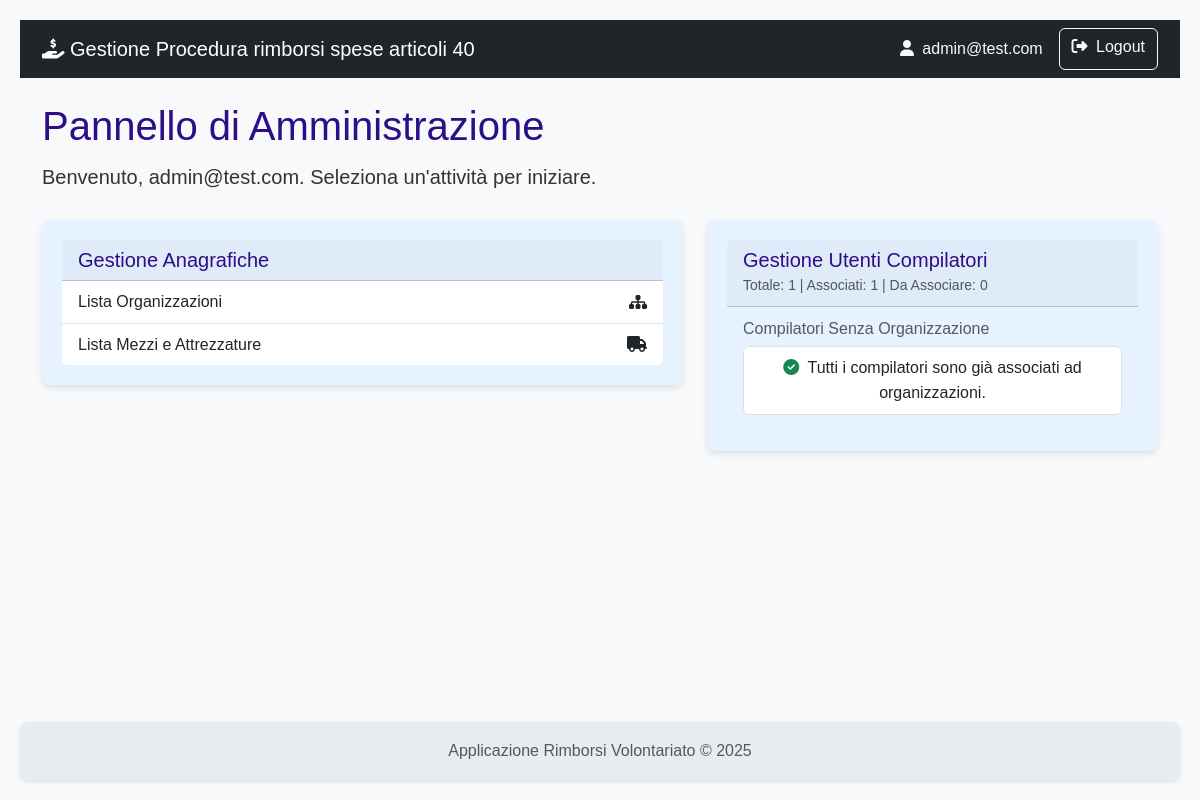
The page /dashboard (signed in) on the database as committed earlier.
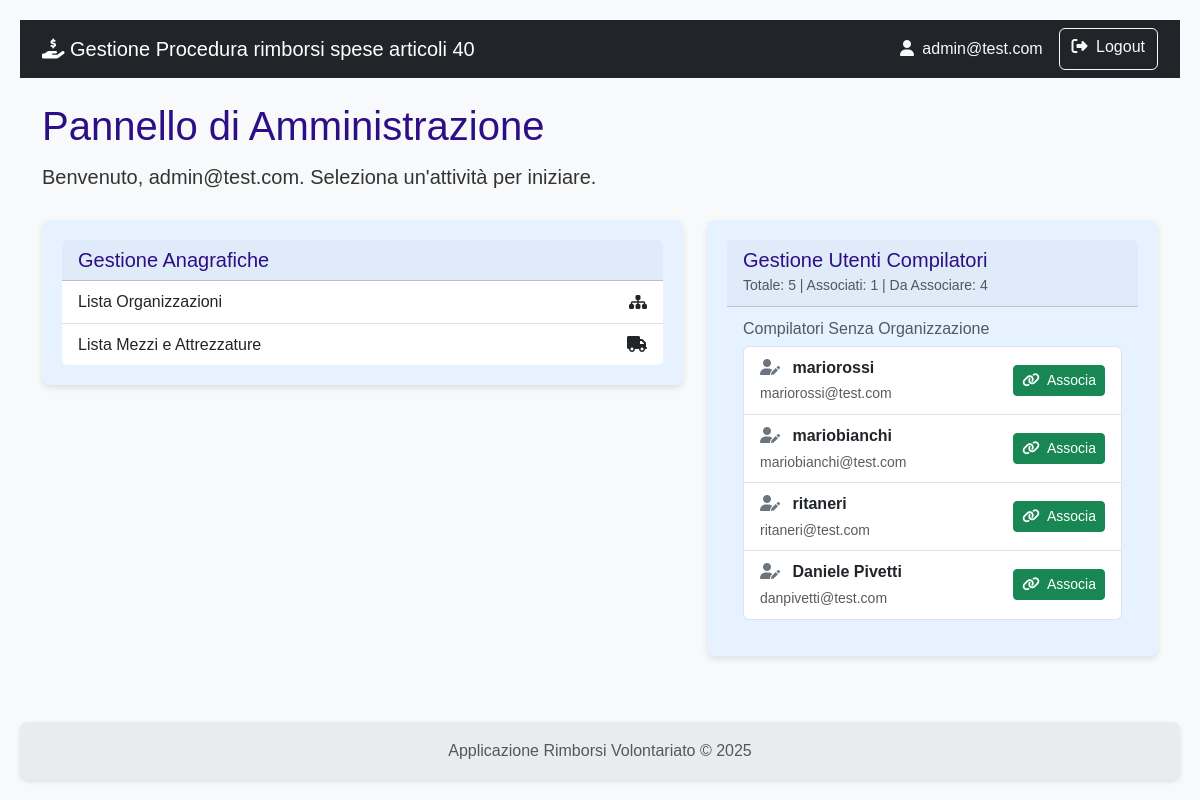
The same page on the database as committed later.
### rimborsi/models.py (models this page shows)
class User(db.Model, UserMixin):
    id = db.Column(db.Integer, primary_key=True)
    username = db.Column(db.String(80), nullable=False)
    email = db.Column(db.String(120), nullable=False)
    password_hash = db.Column(db.String(120), nullable=False)
    role = db.Column(db.String(20), nullable=False)
    organizzazioni = db.relationship('Organizzazione', secondary=associazione_utente_organizzazione, back_populates='utenti_compilatori')
    __table_args__ = (
        db.UniqueConstraint('username', name='uq_user_username'),
        db.UniqueConstraint('email', name='uq_user_email'),
    )

### rimborsi/main/routes.py (the view, shortened to what this page needs)
@main.route('/dashboard')
@login_required # Solo gli utenti loggati possono vedere la dashboard
def dashboard():
    template_data = {}
    if current_user.role == 'istruttore':
        richieste_da_istruire = Richiesta.query.filter_by(stato='B').all()
        richieste_istruite = Richiesta.query.filter_by(stato='C').all()
        template_data['richieste_da_istruire'] = richieste_da_istruire
        template_data['richieste_istruite'] = richieste_istruite
        template_data['conteggio_da_istruire'] = len(richieste_da_istruire)
        template_data['conteggio_istruite'] = len(richieste_istruite)
    elif current_user.role == 'amministratore':
        utenti_da_associare = User.query.filter(
            User.role == 'compilatore',
            ~User.organizzazioni.any()
        ).all()
        totale_compilatori = User.query.filter(User.role == 'compilatore').count()
        compilatori_associati = User.query.filter(
            User.role == 'compilatore',
            User.organizzazioni.any()
        ).count()
        template_data['utenti_da_associare'] = utenti_da_associare
        template_data['totale_compilatori'] = totale_compilatori
        template_data['compilatori_associati'] = compilatori_associati
    return render_template('main/dashboard.html', **template_data)

### rimborsi/templates/main/dashboard.html (shortened to what this page needs)
{% extends 'base.html' %}
{% block content %}
    <h1 class="mb-2">
        {% if current_user.role == 'istruttore' %}
            Pannello di Controllo Istruttore
        {% elif current_user.role == 'compilatore' %}
            Dashboard Compilatore
        {% elif current_user.role == 'amministratore' %}
            Pannello di Amministrazione
        {% else %}
            Area di Gestione
        {% endif %}
    </h1>
    <div class="d-flex justify-content-between align-items-center mb-4">
        <p class="lead mb-0">
            Benvenuto, {{ current_user.email }}. Seleziona un'attività per iniziare.
        </p>
    </div>
    {% if current_user.role == 'istruttore' %}
    <div class="row row-cols-1 row-cols-md-3 g-4 mb-4">
        <div class="col">
            <div class="card text-white bg-primary shadow-sm h-100">
                <div class="card-body">
                    <h5 class="card-title">Da Istruire</h5>
                    <p class="card-text fs-2 fw-bold">{{ conteggio_da_istruire }}</p>
                </div>
            </div>
        </div>
        <div class="col">
            <div class="card text-white bg-success shadow-sm h-100">
                <div class="card-body">
                    <h5 class="card-title">Istruite</h5>
                    <p class="card-text fs-2 fw-bold">{{ conteggio_istruite }}</p>
                </div>
            </div>
        </div>
        <div class="col">
            <div class="card shadow-sm h-100">
                <div class="card-body d-flex flex-column justify-content-center">
                     <a href="{{ url_for('istruttoria.gestione_eventi') }}" class="btn btn-outline-secondary">
                        <i class="fas fa-calendar-alt me-1"></i> Gestisci Eventi
                    </a>
                </div>
            </div>
        </div>
    </div>
    <div class="card shadow-sm">
        <div class="card-header">
            <ul class="nav nav-tabs card-header-tabs">
                <li class="nav-item">
                    <a class="nav-link active" data-bs-toggle="tab" href="#tab-da-istruire">
                        Da Istruire <span class="badge bg-primary">{{ conteggio_da_istruire }}</span>
                    </a>
                </li>
                <li class="nav-item">
                    <a class="nav-link" data-bs-toggle="tab" href="#tab-istruite">
                        Istruite <span class="badge bg-success">{{ conteggio_istruite }}</span>
                    </a>
                </li>
            </ul>
        </div>
        <div class="card-body">
            <div class="tab-content">
                <div class="tab-pane fade show active" id="tab-da-istruire">
                    <table class="table table-hover">
                        <thead>
                            <tr>
                                <th>Data Invio</th>
                                <th>Protocollo</th>
                                <th>Organizzazione</th>
                                <th class="text-end">Importo Richiesto</th>
                                <th class="text-center">Azione</th>
                            </tr>
                        </thead>
                        <tbody>
                            {% for richiesta in richieste_da_istruire %}
                            <tr>
                                <td>{{ richiesta.data_invio.strftime('%d/%m/%Y') }}</td>
                                <td>{{ richiesta.protocollo_invio }}</td>
                                <td>{{ richiesta.organizzazione.nome }}</td>
                                <td class="text-end">&euro; {{ "%.2f"|format(richiesta.spese|sum(attribute='importo_richiesto')) }}</td>
                                <td class="text-center">
                                    <a href="{{ url_for('istruttoria.dettaglio_istruttoria', richiesta_id=richiesta.id) }}" class="btn btn-warning btn-sm" title="Avvia Istruttoria">
                                        <i class="fas fa-pencil-alt"></i>
                                    </a>
                                </td>
                            </tr>
                            {% else %}
                            <tr><td colspan="5" class="text-center text-muted">Nessuna richiesta da istruire.</td></tr>
                            {% endfor %}
                        </tbody>
                    </table>
                </div>
                <div class="tab-pane fade" id="tab-istruite">
                    <table class="table table-hover">
                        <thead>
                            <tr>
                                <th>Data Fine Istruttoria</th>
                                <th>Protocollo</th>
                                <th>Organizzazione</th>
                                <th class="text-end">Importo Approvato</th>
                                <th class="text-center">Esito</th>
                            </tr>
                        </thead>
                        <tbody>
                            {% for richiesta in richieste_istruite %}
                            <tr>
                                <td>{{ richiesta.data_fine_istruttoria.strftime('%d/%m/%Y') }}</td>
                                <td>{{ richiesta.protocollo_istruttoria }}</td>
                                <td>{{ richiesta.organizzazione.nome }}</td>
                                <td class="text-end">&euro; 0.00</td>
                                <td class="text-center"><span class="badge bg-secondary">{{ richiesta.esito }}</span></td>
                            </tr>
                            {% else %}
                            <tr><td colspan="5" class="text-center text-muted">Nessuna richiesta già istruita.</td></tr>
                            {% endfor %}
                        </tbody>
                    </table>
                </div>
            </div>
        </div>
    </div>
    {% elif current_user.role == 'amministratore' %}
        <div class="row">
            <div class="col-md-7">
                <div class="card shadow-sm">
                    <div class="card-header"><h5 class="mb-0">Gestione Anagrafiche</h5></div>
                    <div class="list-group list-group-flush">
                        <a href="{{ url_for('anagrafica.lista_organizzazioni') }}" class="list-group-item list-group-item-action d-flex justify-content-between align-items-center">
                            Lista Organizzazioni
                            <i class="fas fa-sitemap"></i>
                        </a>
                        <a href="{{ url_for('anagrafica.lista_tutti_mezzi') }}" class="list-group-item list-group-item-action d-flex justify-content-between align-items-center">
                            Lista Mezzi e Attrezzature
                            <i class="fas fa-truck"></i>
                        </a>
                    </div>
                </div>
            </div>
            <div class="col-md-5">
                <div class="card shadow-sm">
                    <div class="card-header">
                        <h5 class="mb-0">Gestione Utenti Compilatori</h5>
                        {% if totale_compilatori is defined %}
                        <small class="text-muted">
                            Totale: {{ totale_compilatori }} |
                            Associati: {{ compilatori_associati }} |
                            Da Associare: {{ utenti_da_associare|length }}
                        </small>
                        {% endif %}
                    </div>
                    <div class="card-body">
                        <h6 class="card-subtitle mb-2 text-muted">Compilatori Senza Organizzazione</h6>
                        <ul class="list-group">
                             {% for utente in utenti_da_associare %}
                             <li class="list-group-item d-flex justify-content-between align-items-center">
                                <div>
                                    <i class="fas fa-user-edit me-2 text-secondary"></i>
                                    <strong>{{ utente.username }}</strong><br>
                                    <small class="text-muted">{{ utente.email }}</small>
                                </div>
                                <a href="{{ url_for('main.associa_utente', user_id=utente.id) }}" class="btn btn-success btn-sm">
                                    <i class="fas fa-link me-1"></i> Associa
                                </a>
                            </li>
                            {% else %}
                            <li class="list-group-item text-center">
                                <i class="fas fa-check-circle me-1 text-success"></i>
                                Tutti i compilatori sono già associati ad organizzazioni.
                            </li>
                            {% endfor %}
                        </ul>
                    </div>
                </div>
            </div>
        </div>
    {% endif %}
{% endblock %}

### rimborsi/templates/base.html (shortened to what this page needs)
<!doctype html>
<html lang="it" class="h-100">
<head>
    <link href="https://cdn.jsdelivr.net/npm/bootstrap@5.3.3/dist/css/bootstrap.min.css" rel="stylesheet" xintegrity="sha384-QWTKZyjpPEjISv5WaRU9OFeRpok6YctnYmDr5pNlyT2bRjXh0JMhjY6hW+ALEwIH">
    <link rel="stylesheet" href="https://cdnjs.cloudflare.com/ajax/libs/font-awesome/6.5.2/css/all.min.css" xintegrity="sha512-SnH5WK+bZxgPHs44uWIX+LLJAJ9/2PkPKZ5QiAj6Ta86w+fsb2TkcmfRyVX3pBnMFcV7oQPJkl9QevSCWr3W6A==" />
    <link rel="stylesheet" href="{{ url_for('static', filename='css/styles.css') }}">
</head>
<body>
    <nav class="navbar navbar-expand-lg navbar-dark bg-dark">
        <div class="container">
            <a class="navbar-brand" href="{{ url_for('auth.index') }}">
                <i class="fas fa-hand-holding-dollar"></i>
                Gestione Procedura rimborsi spese articoli 40
            </a>
            <div class="collapse navbar-collapse" id="navbarNav">
                <div class="d-flex ms-auto">
                    {% if current_user.is_authenticated %}
                        <span class="navbar-text me-3 text-light">
                            <i class="fas fa-user me-1"></i> {{ current_user.email }}
                        </span>
                        <a href="{{ url_for('auth.logout') }}" class="btn btn-outline-light">
                            <i class="fas fa-sign-out-alt me-1"></i> Logout
                        </a>
                    {% else %}
                        <a href="{{ url_for('auth.registrati') }}" class="btn btn-outline-light me-2">Registrati</a>
                        <a href="{{ url_for('auth.login') }}" class="btn btn-outline-light">Login</a>
                    {% endif %}
                </div>
            </div>
        </div>
    </nav>
    <main class="container my-4">
        {% block content %}{% endblock %}
    </main>
    <footer class="footer mt-auto py-3">
        <div class="container text-center">
            <span class="text-muted">Applicazione Rimborsi Volontariato &copy; 2025</span>
        </div>
    </footer>
</body>
</html>

### rimborsi/static/css/styles.css (style rules this page uses)
:root { --color-primary: #2e0e86; --color-primary-hover: #142fca; --color-text-light: #ffffff; --color-card-bg: #e6f2ff; --color-card-text: #00366d; --color-bg: #f4f4f4; --color-text-dark: #333; --color-link: #0055a4; --border-radius: 8px; --box-shadow: 0 2px 4px rgba(0, 0, 0, 0.1); --box-shadow-card: 0 3px 6px rgba(0, 0, 0, 0.1); --transition-standard: all 0.3s ease; }
body { font-family: Arial, sans-serif; background-color: var(--color-bg); color: var(--color-text-dark); margin: 0; padding: 20px; line-height: 1.6; }
h1, h2, h3, h4, h5, h6 { color: var(--color-primary); margin-top: 0; }
a { color: var(--color-link); text-decoration: none; }
.card { flex: 1; background-color: var(--color-card-bg); color: var(--color-card-text); border-radius: var(--border-radius); padding: 20px; box-shadow: var(--box-shadow-card); transition: transform 0.2s ease-in-out; border: none; }
.card-body i { transition: var(--transition-standard); }
.shadow-sm { box-shadow: var(--box-shadow-card) !important; }
.text-center { text-align: center; }
.footer { display: flex; justify-content: left; gap: 20px; background-color: var(--color-primary); padding: 15px 20px; border-radius: var(--border-radius); margin-top: 20px; box-shadow: var(--box-shadow); }

### rimborsi/templates/base.html (style rules this page uses)
body { display: flex; flex-direction: column; min-height: 100vh; background-color: #f8f9fa; }
main { flex: 1; }
.footer { background-color: #e9ecef; }

Rows that differ between the two databases and show on the page:
added User: username "mariorossi", email "mariorossi@test.com"
added User: username "mariobianchi", email "mariobianchi@test.com"
added User: username "ritaneri", email "ritaneri@test.com"
added User: username "Daniele Pivetti", email "danpivetti@test.com"
Other text that changed with them:
{{ totale_compilatori }}: "1" → "5"
{{ utenti_da_associare|length }}: "0" → "4"
text no longer shown: "Tutti i compilatori sono già associati ad organizzazioni."
